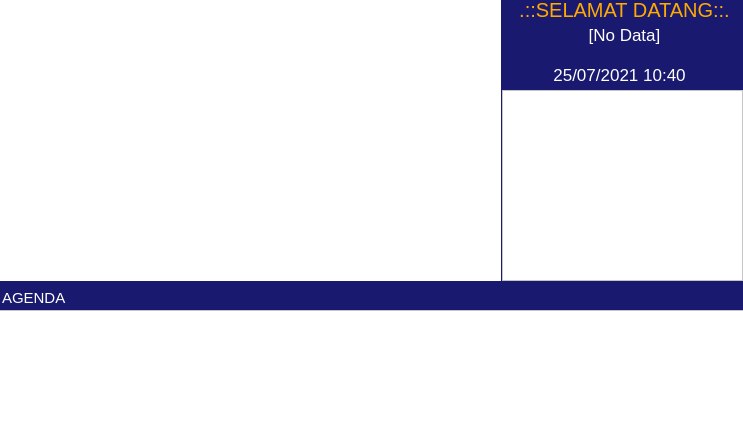
<?xml version="1.0" encoding="UTF-8"?>
<ui version="4.0">
 <class>MainWindow</class>
 <widget class="QMainWindow" name="MainWindow">
  <property name="geometry">
   <rect>
    <x>0</x>
    <y>0</y>
    <width>743</width>
    <height>440</height>
   </rect>
  </property>
  <property name="font">
   <font>
    <weight>50</weight>
    <bold>false</bold>
   </font>
  </property>
  <property name="windowTitle">
   <string>MainWindow</string>
  </property>
  <property name="styleSheet">
   <string notr="true"/>
  </property>
  <widget class="QWidget" name="centralwidget">
   <property name="styleSheet">
    <string notr="true">QWidget{background-color:	#191970}</string>
   </property>
   <widget class="QLabel" name="label">
    <property name="geometry">
     <rect>
      <x>0</x>
      <y>0</y>
      <width>501</width>
      <height>281</height>
     </rect>
    </property>
    <property name="autoFillBackground">
     <bool>false</bool>
    </property>
    <property name="styleSheet">
     <string notr="true">QLabel { background-color : white; color : blue; }</string>
    </property>
    <property name="text">
     <string/>
    </property>
    <property name="alignment">
     <set>Qt::AlignHCenter|Qt::AlignTop</set>
    </property>
   </widget>
   <widget class="QListWidget" name="listWidget">
    <property name="geometry">
     <rect>
      <x>502</x>
      <y>90</y>
      <width>241</width>
      <height>191</height>
     </rect>
    </property>
    <property name="styleSheet">
     <string notr="true">QListWidget{background-color:white}</string>
    </property>
    <property name="sortingEnabled">
     <bool>true</bool>
    </property>
   </widget>
   <widget class="QLabel" name="label_2">
    <property name="geometry">
     <rect>
      <x>504</x>
      <y>0</y>
      <width>241</width>
      <height>20</height>
     </rect>
    </property>
    <property name="font">
     <font>
      <family>Nirmala UI</family>
      <pointsize>15</pointsize>
      <weight>50</weight>
      <bold>false</bold>
     </font>
    </property>
    <property name="styleSheet">
     <string notr="true">QLabel{ color : rgb(255, 170, 0)}</string>
    </property>
    <property name="text">
     <string>.::SELAMAT DATANG::.</string>
    </property>
    <property name="alignment">
     <set>Qt::AlignCenter</set>
    </property>
   </widget>
   <widget class="QLabel" name="label_name">
    <property name="geometry">
     <rect>
      <x>504</x>
      <y>25</y>
      <width>241</width>
      <height>20</height>
     </rect>
    </property>
    <property name="font">
     <font>
      <family>Nirmala UI</family>
      <pointsize>13</pointsize>
      <weight>50</weight>
      <bold>false</bold>
     </font>
    </property>
    <property name="styleSheet">
     <string notr="true">QLabel{color:white}</string>
    </property>
    <property name="text">
     <string>[No Data]</string>
    </property>
    <property name="alignment">
     <set>Qt::AlignCenter</set>
    </property>
   </widget>
   <widget class="QLabel" name="label_timer">
    <property name="geometry">
     <rect>
      <x>504</x>
      <y>59</y>
      <width>231</width>
      <height>31</height>
     </rect>
    </property>
    <property name="font">
     <font>
      <family>Nirmala UI</family>
      <pointsize>13</pointsize>
     </font>
    </property>
    <property name="styleSheet">
     <string notr="true">QLabel{color:white}</string>
    </property>
    <property name="text">
     <string>25/07/2021 10:40</string>
    </property>
    <property name="alignment">
     <set>Qt::AlignCenter</set>
    </property>
   </widget>
   <widget class="QListWidget" name="listAgenda">
    <property name="geometry">
     <rect>
      <x>-1</x>
      <y>310</y>
      <width>745</width>
      <height>131</height>
     </rect>
    </property>
    <property name="font">
     <font>
      <family>Nirmala UI</family>
      <pointsize>12</pointsize>
     </font>
    </property>
    <property name="styleSheet">
     <string notr="true">QListWidget{background-color:white}</string>
    </property>
   </widget>
   <widget class="QLabel" name="label_4">
    <property name="geometry">
     <rect>
      <x>2</x>
      <y>290</y>
      <width>71</width>
      <height>16</height>
     </rect>
    </property>
    <property name="font">
     <font>
      <family>Nirmala UI</family>
      <pointsize>11</pointsize>
     </font>
    </property>
    <property name="styleSheet">
     <string notr="true">QLabel{color:white}</string>
    </property>
    <property name="text">
     <string>AGENDA</string>
    </property>
   </widget>
  </widget>
 </widget>
 <resources/>
 <connections/>
</ui>
